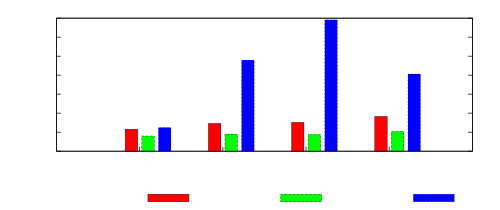

The gnuplot source for this figure:
#set terminal X11
#set output
set boxwidth 0.75 absolute
set size 1,0.6
set origin 0,0
set style fill solid 1.00 border -1
set style histogram clustered gap 2 title offset character 0,0,0
set datafile missing '-'
set style data histograms
set key  below
set xtics nomirror rotate by -45
set ylabel "Standard deviation of Orders"
#unset xlabel
set yrange [0:7]
plot 'bullwhip.dat' index 0  using 2:xtic(1) ti col, '' u 3 ti col, '' u 4 ti col
